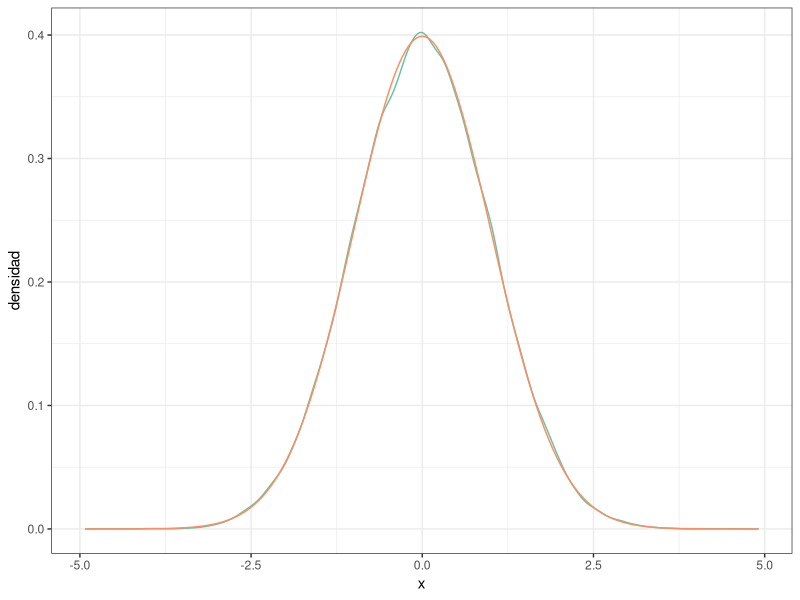
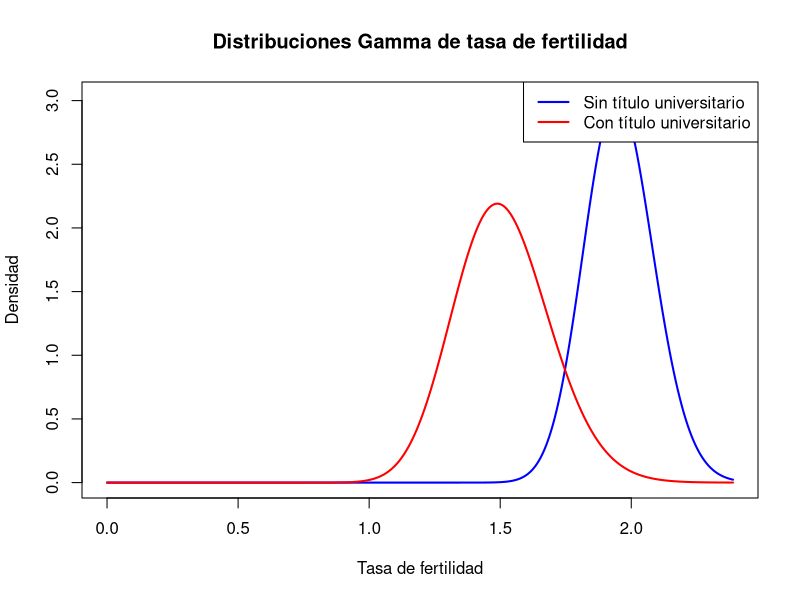

These charts were generated, in order, by the following R code:
## ---- chunk 1
#| message: false

# Paquetes:
library(tidyverse)
library(RColorBrewer)


# Configuración de la salida gráfica:

PALETA <- brewer.pal(8, "Set2") # Colores por defecto
color_defecto  <- PALETA[1]
options(ggplot2.discrete.colour = PALETA)

theme_set(theme_bw()) # Tema "neutro" para la representación gráfica

# Redondea los números reales "inline":
options(digits = 3L)                
options(knitr.digits.signif = FALSE)
## ---- chunk 2
# Tiempo en s para leer un texto estándar en una prueba de lectura de las 2
#   clases de 1º de ESO en un colegio:
clase_1 <- tibble(
  id     = 1:27,
  tiempo = c(
    242, 249, 278, 273, 227, 257, 276, 236, 214, 141, 200, 201, 
    228, 271, 160, 275, 156, 246, 293, 306, 263, 247, 224, 160, 277, 
    168, 250
  )
)

clase_2 <- tibble(
  id     = 1:24,
  tiempo = c(
    195, 176, 237, 258, 226, 254, 292, 212, 215, 298, 235, 244, 
    144, 227, 166, 194, 261, 187, 224, 233, 180, 167, 193, 282
  )
)
## ---- chunk 3
MU_PREVIA     <- 247
SIGMA2_PREVIA <-  34^2
## ---- chunk 4
resumen <- bind_rows(
  clase_1 %>% summarise(
    clase = "clase_1",
    n = n(),
    media = mean(tiempo),
    varianza = var(tiempo)
  ),
  clase_2 %>% summarise(
    clase = "clase_2",
    n = n(),
    media = mean(tiempo),
    varianza = var(tiempo)
  )
)

resumen
## ---- chunk 5
MU_PREVIA     <- 247
SIGMA2_PREVIA <- 34^2
## ---- chunk 6
mu_post_1     <- (resumen$varianza[1] * MU_PREVIA + resumen$n[1] * SIGMA2_PREVIA * resumen$media[1]) /
                 (resumen$varianza[1] + resumen$n[1] * SIGMA2_PREVIA)

sigma2_post_1 <- (resumen$varianza[1] * SIGMA2_PREVIA) /
                 (resumen$varianza[1] + resumen$n[1] * SIGMA2_PREVIA)
## ---- chunk 7
mu_post_2     <- (resumen$varianza[2] * MU_PREVIA + resumen$n[2] * SIGMA2_PREVIA * resumen$media[2]) /
                 (resumen$varianza[2] + resumen$n[2] * SIGMA2_PREVIA)

sigma2_post_2 <- (resumen$varianza[2] * SIGMA2_PREVIA) /
                 (resumen$varianza[2] + resumen$n[2] * SIGMA2_PREVIA)

## ---- chunk 8
data.frame(
  Clase = c("Clase 1", "Clase 2"),
  Mu_post = c(mu_post_1, mu_post_2),
  Sigma2_post = c(sigma2_post_1, sigma2_post_2)
)
## ---- chunk 9
set.seed(20250318)
## ---- chunk 10
# Inicialización de la semilla para asegurar la reproducibilidad
set.seed(20250318)

# Extraer 500 muestras para cada clase de su distribución posterior
muestras_clase_1 <- rnorm(500, mean = mu_post_1, sd = sqrt(sigma2_post_1))
muestras_clase_2 <- rnorm(500, mean = mu_post_2, sd = sqrt(sigma2_post_2))

# Ver los primeros resultados de las muestras generadas
head(muestras_clase_1)
head(muestras_clase_2)
## ---- chunk 11
# Estimación de la media y varianza para la distribución posterior de Clase 1
media_estim_clase_1 <- mean(muestras_clase_1)
varianza_estim_clase_1 <- var(muestras_clase_1)

# Estimación de la media y varianza para la distribución posterior de Clase 2
media_estim_clase_2 <- mean(muestras_clase_2)
varianza_estim_clase_2 <- var(muestras_clase_2)

# Resultados
data.frame(
  Clase = c("Clase 1", "Clase 2"),
  Media_estim = c(media_estim_clase_1, media_estim_clase_2),
  Varianza_estim = c(varianza_estim_clase_1, varianza_estim_clase_2)
)
## ---- chunk 12
# Estimación de la desviación estándar de las muestras
desviacion_clase_1 <- sd(muestras_clase_1)
desviacion_clase_2 <- sd(muestras_clase_2)

# Error estándar de Monte Carlo
emc_clase_1 <- desviacion_clase_1 / sqrt(500)
emc_clase_2 <- desviacion_clase_2 / sqrt(500)

# Valor crítico t de Student al 95% (usando 499 grados de libertad)
t_95_clase_1 <- qt(0.975, df = 499)
t_95_clase_2 <- qt(0.975, df = 499)

# Intervalos de confianza al 95%
ic_clase_1 <- c(media_estim_clase_1 - t_95_clase_1 * emc_clase_1,
                media_estim_clase_1 + t_95_clase_1 * emc_clase_1)

ic_clase_2 <- c(media_estim_clase_2 - t_95_clase_2 * emc_clase_2,
                media_estim_clase_2 + t_95_clase_2 * emc_clase_2)

# Amplitud de los intervalos
amplitud_clase_1 <- diff(ic_clase_1)
amplitud_clase_2 <- diff(ic_clase_2)

# Comparación con los valores reales obtenidos analíticamente
real_clase_1 <- c(234.81, 71.98) # (Mu_post, Sigma2_post) para clase 1
real_clase_2 <- c(222.34, 66.55) # (Mu_post, Sigma2_post) para clase 2

# Resultados
data.frame(
  Clase = c("Clase 1", "Clase 2"),
  Media_estim = c(media_estim_clase_1, media_estim_clase_2),
  Error_estandar_MC = c(emc_clase_1, emc_clase_2),
  Intervalo_inferior = c(ic_clase_1[1], ic_clase_2[1]),
  Intervalo_superior = c(ic_clase_1[2], ic_clase_2[2]),
  Amplitud = c(amplitud_clase_1, amplitud_clase_2),
  Real_Mu_post = c(real_clase_1[1], real_clase_2[1]),
  Dentro_intervalo = c(real_clase_1[1] >= ic_clase_1[1] & real_clase_1[1] <= ic_clase_1[2],
                      real_clase_2[1] >= ic_clase_2[1] & real_clase_2[1] <= ic_clase_2[2])
)
## ---- chunk 13
# Suponer que ya se tienen estas desviaciones estándar
desv_est_1 <- sd(muestras_clase_1)
desv_est_2 <- sd(muestras_clase_2)

# Usar el valor más grande de los dos
s_max <- max(desv_est_1, desv_est_2)

# Precisión deseada
precision_deseada <- 0.005

# Valor t para confianza del 95% (aprox. normal)
t_975 <- 1.96

# Tamaño muestral necesario
n_necesario <- ceiling((t_975 * s_max / precision_deseada)^2)

n_necesario

# Simula con el tamaño necesario (por ejemplo, para clase 1)
set.seed(20250419)

n_necesario # ← debería mostrarte un número tipo 6000–8000 aprox.

# Nuevas muestras
nuevas_muestras_clase_1 <- rnorm(n_necesario, mean = mu_post_1, sd = sqrt(sigma2_post_1))
nuevas_muestras_clase_2 <- rnorm(n_necesario, mean = mu_post_2, sd = sqrt(sigma2_post_2))

# Estimar medias
media_nueva_1 <- mean(nuevas_muestras_clase_1)
media_nueva_2 <- mean(nuevas_muestras_clase_2)

# Mostrar redondeado a 2 decimales
round(c(media_nueva_1, media_nueva_2), 2)

#VOLVER A SIMULAR CON EL NUEVO TAMAÑO MUESTRAL 


set.seed(20250318)

# 500 muestras iniciales de cada clase
muestras_clase_1 <- rnorm(500, mean = 234.81, sd = sqrt(71.984))
muestras_clase_2 <- rnorm(500, mean = 222.34, sd = sqrt(66.553))

# Desviaciones estándar estimadas
sd_1 <- sd(muestras_clase_1)
sd_2 <- sd(muestras_clase_2)

# Tomamos la mayor
s_max <- max(sd_1, sd_2)

# Precisión deseada: ±0.005
precision <- 0.005
t_975 <- 1.96  # Valor t para 95% de confianza

# Tamaño muestral necesario
n_necesario <- ceiling((t_975 * s_max / precision)^2)
n_necesario

set.seed(20250419)

# Simulación con tamaño muestral ajustado
muestras_precisas_clase_1 <- rnorm(n_necesario, mean = 234.81, sd = sqrt(71.984))
muestras_precisas_clase_2 <- rnorm(n_necesario, mean = 222.34, sd = sqrt(66.553))

media_1_precisa <- mean(muestras_precisas_clase_1)
media_2_precisa <- mean(muestras_precisas_clase_2)

# Mostrar redondeadas
round(media_1_precisa, 2)
round(media_2_precisa, 2)

## ---- chunk 14
# Intervalos de credibilidad del 99% (percentiles 0.5% y 99.5%)
quantile(muestras_precisas_clase_1, probs = c(0.005, 0.995))
quantile(muestras_precisas_clase_2, probs = c(0.005, 0.995))

# Parámetros analíticos usando qnorm
mu_post_1 <- 234.81
mu_post_2 <- 222.34
sigma_post_1 <- sqrt(71.984)
sigma_post_2 <- sqrt(66.553)

# Intervalos del 99%
qnorm(c(0.005, 0.995), mean = mu_post_1, sd = sigma_post_1)
qnorm(c(0.005, 0.995), mean = mu_post_2, sd = sigma_post_2)

# Monte Carlo
quantile(muestras_precisas_clase_1, probs = c(0.25, 0.5, 0.75))
quantile(muestras_precisas_clase_2, probs = c(0.25, 0.5, 0.75))

# Analítico
qnorm(c(0.25, 0.5, 0.75), mean = mu_post_1, sd = sigma_post_1)
qnorm(c(0.25, 0.5, 0.75), mean = mu_post_2, sd = sigma_post_2)

#Probabilidad de que la media sea menor que la media de la población 

#MONTECARLO 

mean(muestras_precisas_clase_1 < 247)
mean(muestras_precisas_clase_2 < 247)

#ANALÍTICO

pnorm(247, mean = mu_post_1, sd = sigma_post_1)
pnorm(247, mean = mu_post_2, sd = sigma_post_2)

## ---- chunk 15
# Probabilidad de que la media de la clase 2 sea mayor que la de la clase 1 MÉTODO MONTECARLO

prob_mc <- mean(muestras_precisas_clase_2 > muestras_precisas_clase_1)
prob_mc
## ---- chunk 16
#Probabilidad de que la media de la clase 2 sea mayor que la de la clase 1 MÉTODO ANALÍTICO

# Diferencia de medias
mu_diff <- mu_post_2 - mu_post_1

# Desviación típica de la diferencia
sigma_diff <- sqrt(sigma_post_1^2 + sigma_post_2^2)

# Probabilidad de que la media de clase 2 sea mayor que la de clase 1
prob_analitica <- 1 - pnorm(0, mean = mu_diff, sd = sigma_diff)
prob_analitica
## ---- chunk 17
# Obtener las muestras de las distribuciones posteriores
set.seed(20250318)  

#Probabilidad original de que la media de clase 2 sea mayor que la de clase 1
prob_original <- mean(muestras_precisas_clase_2 > muestras_precisas_clase_1)

# Aleatorizar las muestras (muestra las distribuciones posterior de manera aleatoria)
muestras_precisas_clase_1_aleatorizada <- sample(muestras_precisas_clase_1)
muestras_precisas_clase_2_aleatorizada <- sample(muestras_precisas_clase_2)

# Paso 4: Calcular la probabilidad después de aleatorizar
prob_aleatorizada <- mean(muestras_precisas_clase_2_aleatorizada > muestras_precisas_clase_1_aleatorizada)

# Paso 5: Comparar las probabilidades
prob_original
prob_aleatorizada
## ---- chunk 18
N_MC <- 50000L # Tamaño muestral para la simulación de la distribuión.

muestras_norm <- rnorm(N_MC) # Simulamos las muestras de la distribución

densidad_norm <- density(muestras_norm) # `density()` aplica el "suavizado"

# Convertimos la densidad en un "tibble" para manejarla más fácilmente 
densidad_normal <- tibble(
  x        = densidad_norm$x, # `x` == variable aleatoria
  densidad = densidad_norm$y
)

# Podemos representar la densidad gráficamente, junto con la curva normal:
densidad_normal |>
  mutate(dens_analitica = dnorm(x)) |>
  ggplot(aes(x, densidad)) +
  geom_line(color = color_defecto) +
  geom_line(aes(y = dens_analitica), color = PALETA[2])

# Obtenemos el valor de la moda:
estimador_map <- densidad_normal |> slice(which.max(densidad))
densidad_max  <- estimador_map |> pull(densidad)
moda          <- estimador_map |> pull(x)
## ---- chunk 19
# Estimador MAP utilizando las muestras posteriores
map_clase_1 <- mean(muestras_precisas_clase_1)
map_clase_2 <- mean(muestras_precisas_clase_2)

# Estimador MAP analítico (media posterior) 
mu_post_1_analitico <- 234.81  # Según lo obtenido en la pregunta 5
mu_post_2_analitico <- 222.34  # Según lo obtenido en la pregunta 5

# Comparar los estimadores MAP con los valores analíticos
map_clase_1
map_clase_2
mu_post_1_analitico
mu_post_2_analitico

## ---- chunk 20

# Parámetros de las distribuciones Gamma
shape_sin <- 219
scale_sin <- 112
shape_con <- 68
scale_con <- 45

# Determinar los límites del eje horizontal
x_min <- 0  # No tiene sentido valores negativos para estas distribuciones
x_max <- max(qgamma(0.999, shape_sin, scale_sin), qgamma(0.999, shape_con, scale_con))

# Generar un vector de valores para el eje horizontal con precisión de 0.002
x_vals <- seq(x_min, x_max, by = 0.002)

# Calcular las funciones de densidad para las distribuciones Gamma
y_sin <- dgamma(x_vals, shape_sin, scale_sin)
y_con <- dgamma(x_vals, shape_con, scale_con)

# Graficar las distribuciones Gamma
plot(x_vals, y_sin, type = "l", col = "blue", lwd = 2, 
     xlab = "Tasa de fertilidad", ylab = "Densidad", 
     main = "Distribuciones Gamma de tasa de fertilidad")
lines(x_vals, y_con, col = "red", lwd = 2)
legend("topright", legend = c("Sin título universitario", "Con título universitario"), 
       col = c("blue", "red"), lwd = 2)

## ---- chunk 21
# Definir parámetros
n_muestras <- 18284  # Tamaño de la muestra

# Generar muestras para las dos distribuciones Gamma
muestras_sin_titulo <- rgamma(n_muestras, shape = 219, scale = 112)
muestras_con_titulo <- rgamma(n_muestras, shape = 68, scale = 45)

# Calcular la probabilidad de que las mujeres sin título tengan tasa de fertilidad superior
probabilidad_mc <- mean(muestras_sin_titulo > muestras_con_titulo)
probabilidad_mc
